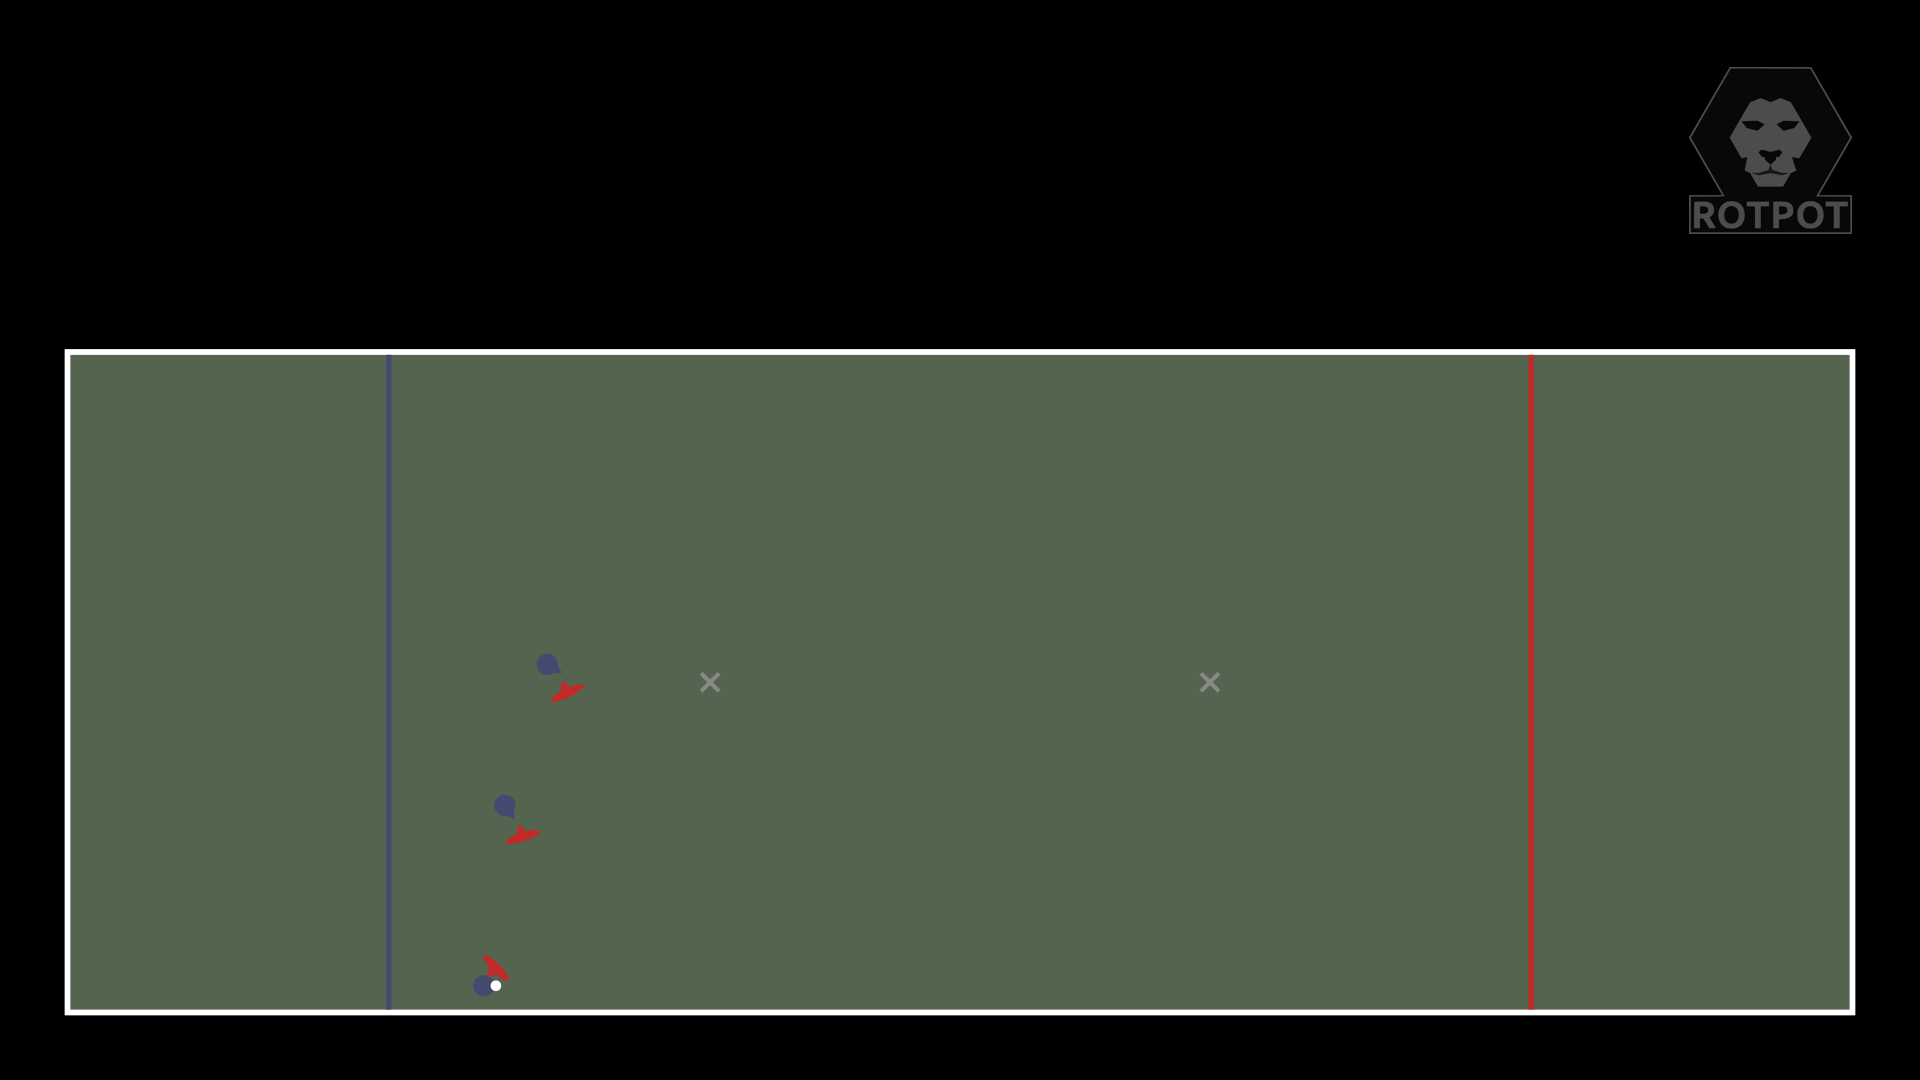

Python code for this plot:
from manim_animations import create_movie
from scenes import UltimateScene


class Thumbnail(UltimateScene):
    def construct(self):
        f, s = self.prepare()


class Animation(UltimateScene):
    def construct(self):
        f, s = self.prepare()
        player_labels = dict(o1="A", o2="B", o3="C")
        [f.get_player(name).set_label_text(label) for name, label in player_labels.items()]
        self.write("Überläufer + Repositionierung", animate=False)
        self.write_small("ganzes play")
        f.transition(s[1], run_time=0.5)
        f.transition(s[2], run_time=0.7, linear_end=True)
        f.transition(s[3], run_time=0.7, linear_start=True)
        f.transition(s[4], run_time=1.5)
        self.wait(2)
        f.transition(s[1], run_time=0.2)
        self.write("Verhalten nach Überläuferpass")
        self.write("")
        f.transition(s[2], run_time=0.7, linear_end=True)
        f.transition(s[3], run_time=0.7, linear_start=True)
        self.write_small("Kein guter Winkel für Give'n go.\nStattdessen repositionieren für Sidelinebefreiung")
        with f.highlight("o1"):
            self.wait(2)
            f.transition(s[4], run_time=2)
            self.wait(2)


def render_scene():
    create_movie(Thumbnail, debug=False, hq=True)
    create_movie(Animation, debug=False, hq=True)


if __name__ == "__main__":
    render_scene()
